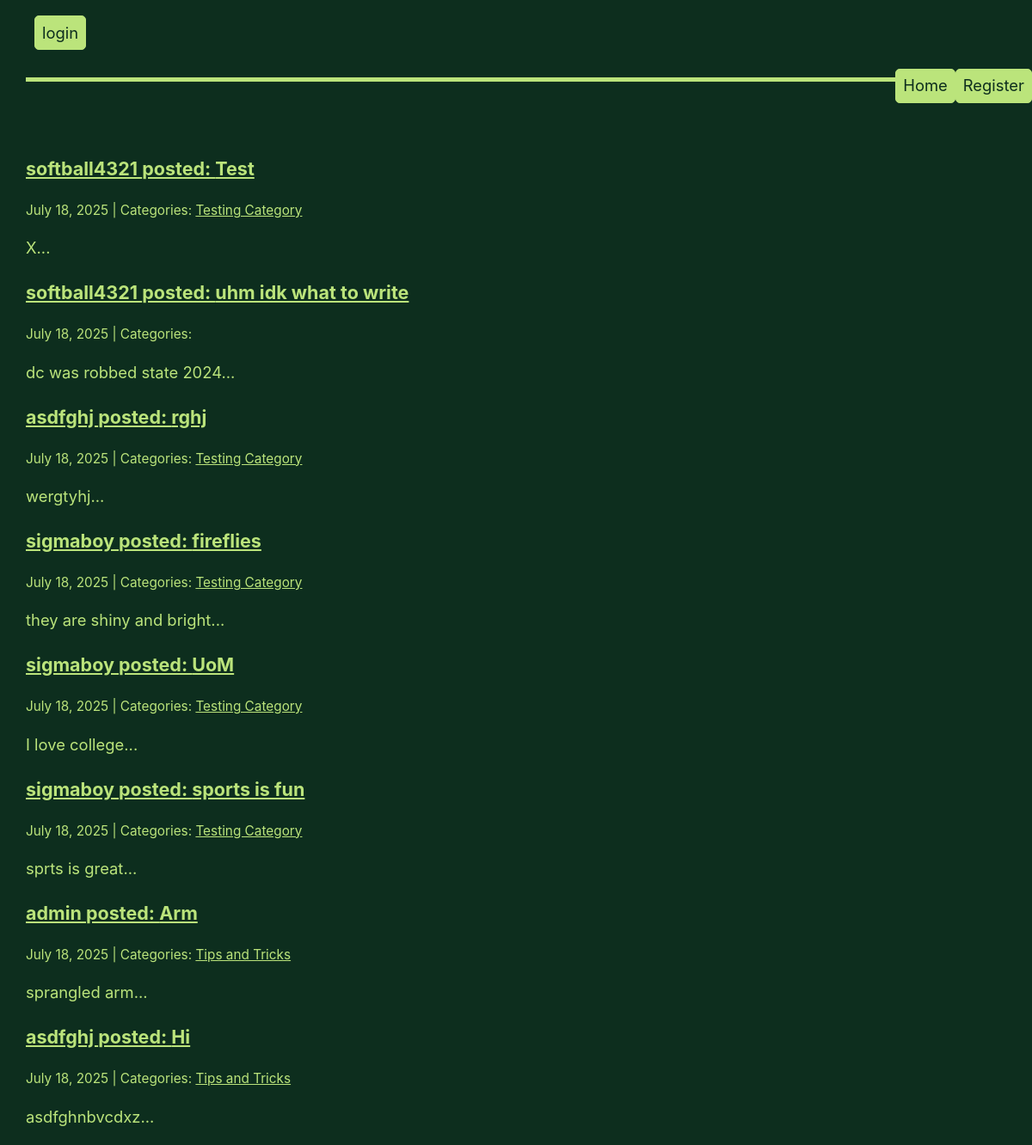
Before: / with the older database file.
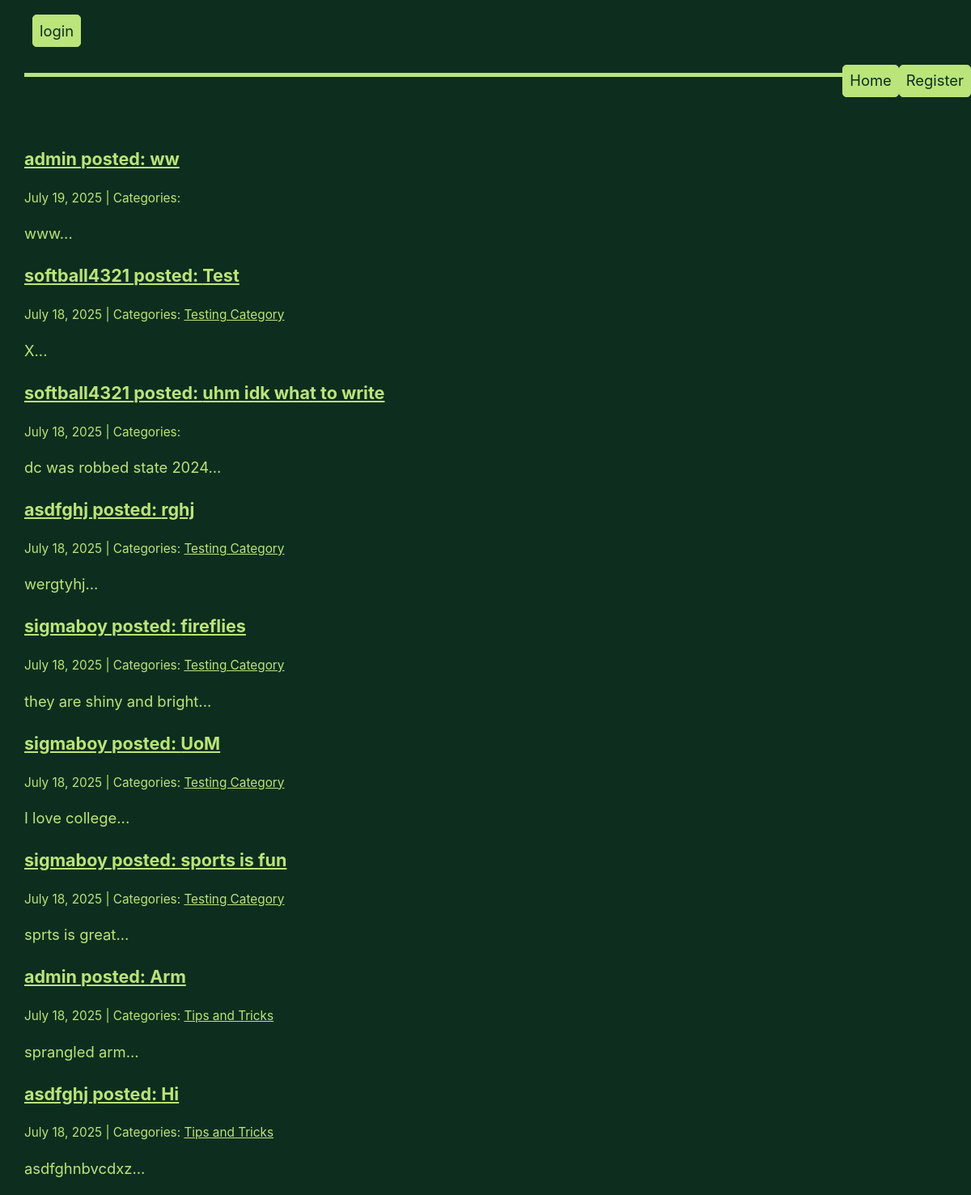
After: the same page with the newer database file.
### app/models.py (models this page shows, shortened)
class Post(models.Model):
    author = models.CharField(max_length=100, default='admin')
    title = models.CharField(max_length=255)
    image = models.ImageField(null=True, blank=True, upload_to="media/")
    body = models.TextField()
    created_on = models.DateTimeField(auto_now_add=True)
    last_modified = models.DateTimeField(auto_now=True)
    categories = models.ManyToManyField("Category", related_name="posts")
    is_private = models.BooleanField(default=True)

class Category(models.Model):
    name = models.CharField(max_length=30)
    class Meta:
        verbose_name_plural = "categories"

### app/views.py (the view)
# urls.py: path('', views.index, name='index'),
def index(request):
    posts = Post.objects.all().order_by("-created_on")
    context = {
        "posts": posts,
    }
    return render(request, "app/index.html", context)

### app/templates/app/index.html (shortened to what this page needs)
{% extends "base.html" %}
{% block page_content %}
    {% block posts %}
        {% for post in posts %}
        <div class="post">
            <h3><a href="{% url 'post_detail' post.pk %}">{{ post.author }} posted: {{ post.title }}</a></h3>
            <small>
                {{ post.created_on.date }} | Categories:
                {% for category in post.categories.all %}
                    <a href="{% url 'category' category.name %}">
                        {{ category.name }}
                    </a>
                {% endfor %}
            </small>
            <p>{{ post.body | slice:":400" }}...</p>
          </div>
        {% endfor %}
    {% endblock posts %}
{% endblock page_content %}

Changed rows visible on the page:
added Post: author "admin", title "ww", created_on "July 19, 2025", body "www"
